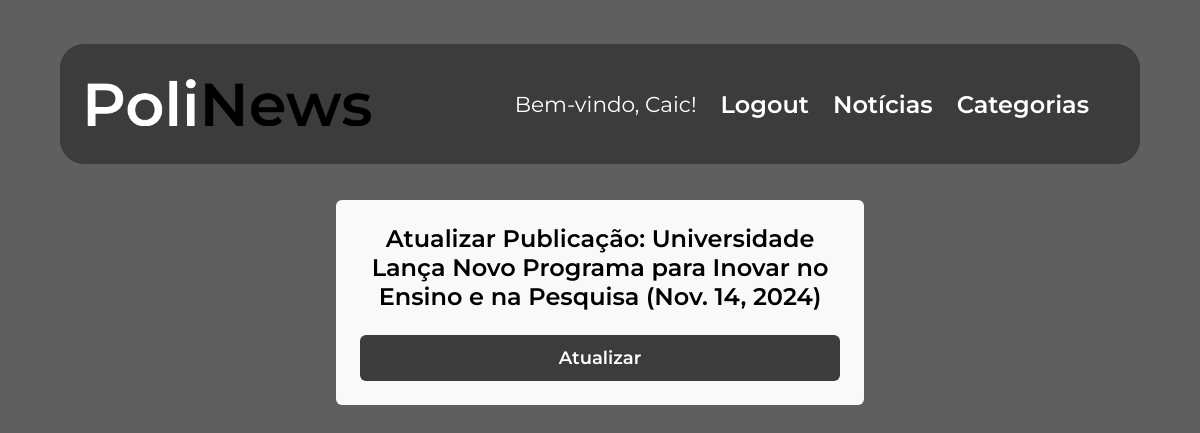
The page /news/v1/update/14/ (signed in) on the database its author committed.
### news/models.py (models this page shows, shortened)
class Post(models.Model):
    titulo = models.CharField(max_length=70)
    conteudo = models.TextField()
    img_url = models.URLField(max_length=300, null=True)
    data_postagem = models.DateTimeField(default=timezone.now)
    categorias = models.ManyToManyField(Category, related_name='posts')

### news/views_V1.py (the view)
# urls.py: path('v1/update/<int:pk>/', views_V1.update_post_v1, name='update_v1'),
def update_post_v1(request, pk):
    post = get_object_or_404(Post, pk=pk)
    if request.method == 'POST':
        post.titulo = request.POST.get('titulo')
        post.conteudo = request.POST.get('conteudo')
        post.img_url = request.POST.get('img_url')
        post.save()
        return HttpResponseRedirect(reverse('news:detail_v1', args=[pk]))
    return render(request, 'news/update.html', {'post': post})

### news/templates/news/update.html (shortened to what this page needs)
{% extends 'base.html' %}
{% block content %}
<div class="form-container">
    <form method="POST" action="{% url 'news:update' post.id %}" class="create-form">
        <h2 class="form-title">Atualizar Publicação: {{ post.titulo }} ({{ post.data_postagem|date }})</h2>
        <button type="submit" class="submit-button">Atualizar</button>
    </form>
</div>
{% endblock %}

### templates/base.html (shortened to what this page needs)
{% load static %}
<!DOCTYPE html>
<html lang="en">
    <head>
        <link rel="stylesheet" type="text/css" href="{% static 'style.css' %}?v={{ timestamp }}">
    </head>
    <body>
        <div class="main_div">
            <header id="cabecalho-principal">
                <a href="{% url 'index' %}">
                    <img src="{% static 'PoliNews.png' %}" class="logo">
                </a>
                <nav id="navegacao-principal">
                    <ul class="base">
                        {% if user.is_authenticated %}
                            <li class="logadotext"> Bem-vindo, {{ user.username }}!</li>
                            <li>
                                <a href="#" onclick="event.preventDefault(); document.getElementById('logout-form').submit();" class="logout">Logout</a>
                            </li>
                        {% else %}
                            <li><a href="{% url 'login' %}" class="login">Log in</a></li>
                        {% endif %}
                        <li><a href="{% url 'news:index' %}" class="noticias">Notícias</a></li>
                        <li><a href="{% url 'news:category_list' %}" class="noticias">Categorias</a></li>
                    </ul>
                </nav>
            </header>
        </div>
            <main id="conteiner-principal">
                {% block content %}
                {% endblock content %}
            </main>
    </body>
</html>

### static/style.css (style rules this page uses)
body, #root { display: flex; flex-direction: column; background-color: rgb(95, 95, 95); }
header { display: flex; flex-direction: row; justify-content: space-between; align-items: center; width: 95%; }
.base { display: flex; justify-content: center; align-items: center; gap: 2vw; list-style: none; padding: 0; margin: 0; }
.base li { font-size: 1.8vw; }
.main_div { display: flex; flex-direction: row; justify-content: center; align-items: center; background-color: rgb(60, 60, 60); border-radius: 2vw; height: 10vw; width: 90vw; margin: 3vw auto; }
.logo { height: 4vw; }
.logadotext { font-size: 2vw; font-family: regularMS; color: white; text-decoration: none; }
.noticias { font-size: 2vw; font-family: SemiBoldMS; color: white; text-decoration: none; }
.logout { font-size: 2vw; font-family: SemiBoldMS; color: white; text-decoration: none; }
.form-container { display: flex; flex-direction: column; align-items: center; justify-content: center; margin-bottom: 3vw; }
.form-title { font-family: 'SemiBoldMS'; font-size: 2vw; margin-bottom: 2vw; text-align: center; color: black; margin-top: 0vw; }
.create-form { width: 40vw; padding: 2vw; border-radius: 0.5vw; background-color: #f9f9f9; }
.submit-button { width: 100%; padding: 1vw; font-family: 'SemiBoldMS', sans-serif; font-size: 1.5vw; color: #fff; background-color: rgb(60,60,60); border: none; border-radius: 0.5vw; cursor: pointer; text-align: center; }

### rows shown on the page
Post: titulo "Universidade Lança Novo Programa para Inovar no Ensino e na Pesquisa", data_postagem "Nov. 14, 2024"

### other values the page prints
{{ user.username }} "Caic"
